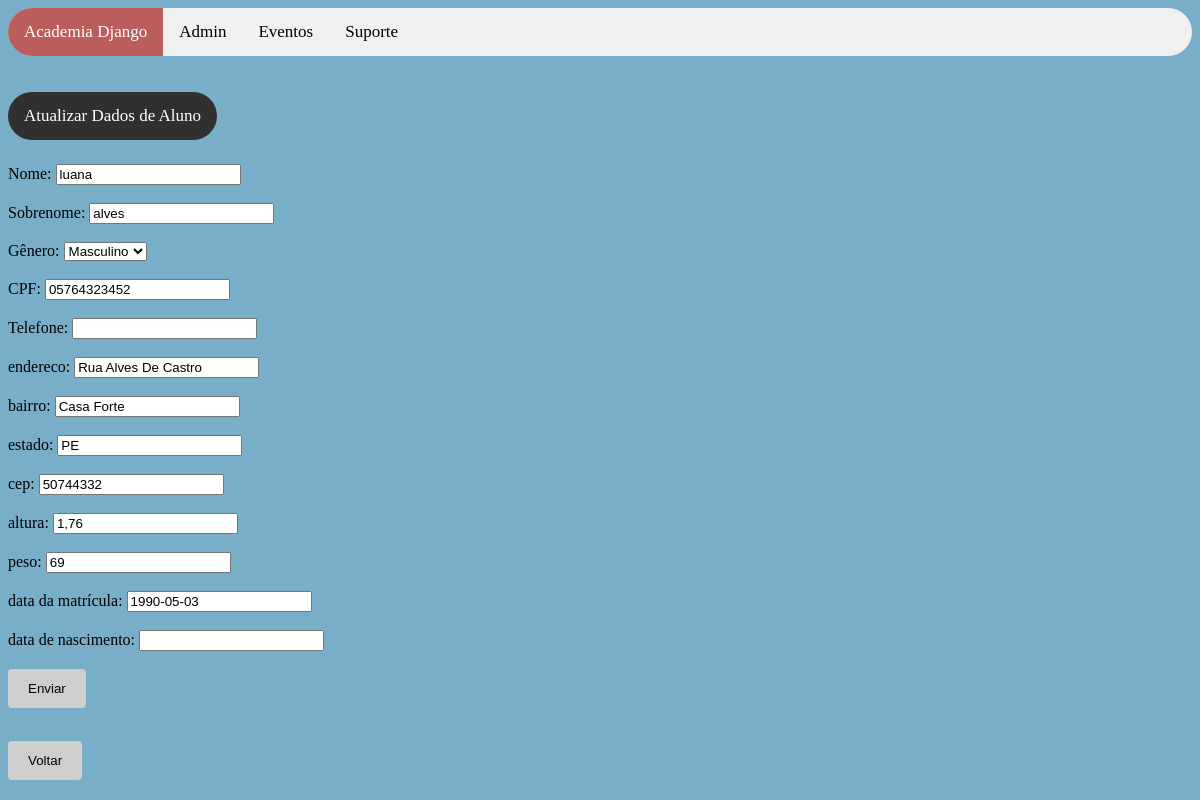
The app's page /sistema/atualizar_dados_aluno/4, older data.
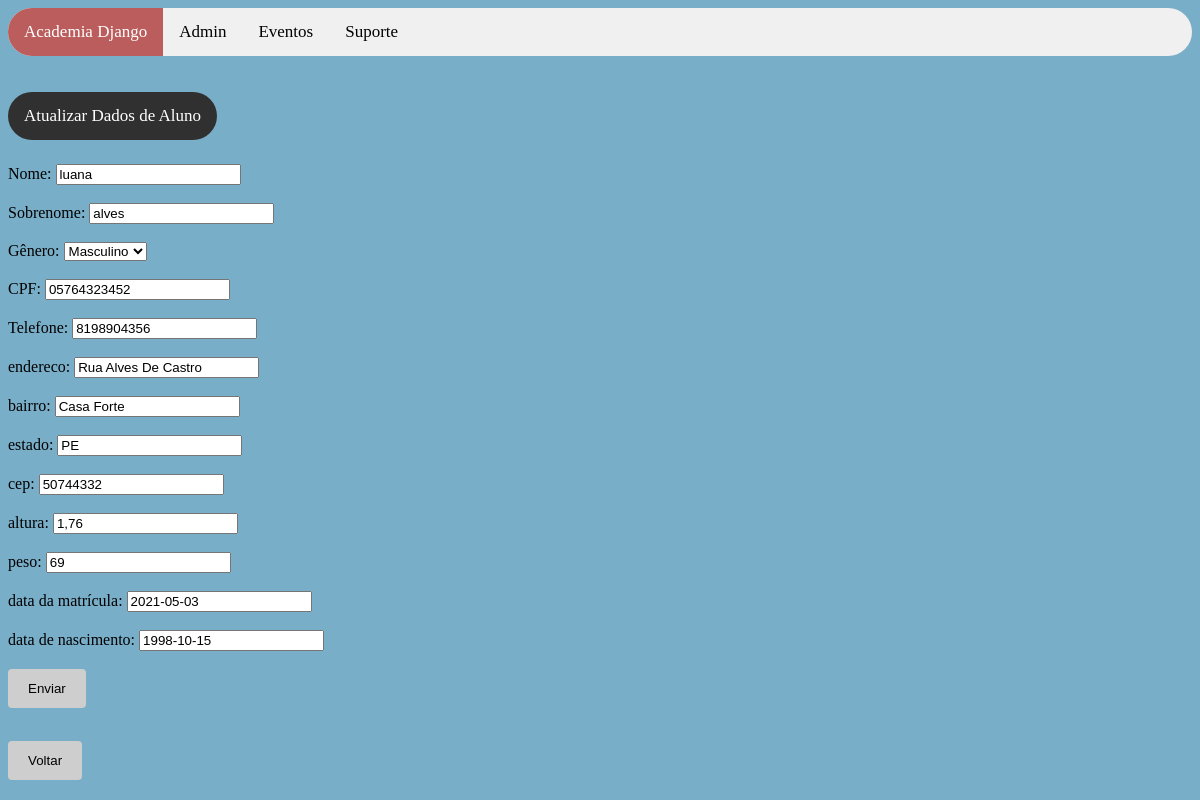
The same page, newer data.
### sistema/models.py (models this page shows)
class Aluno(models.Model):
    nome = models.CharField(
        max_length = 200,
        null = False,
        blank = False
    )
    sobrenome = models.CharField(
        max_length = 200,
        null = False,
        blank = False
    )
    data_nascimento = models.DateField(
        null = True,
        blank = True
    )
    telefone = models.CharField(
        max_length = 14,
        null = False,
        blank = False
    )
    cpf = models.CharField(
        max_length = 14,
        null = False,
        blank = False
    )
    endereco = models.CharField(
        max_length = 200,
        null = False,
        blank = False
    )
    bairro = models.CharField(
        max_length = 100,
        null = False,
        blank = False,
        default=None
    )
    cep = models.CharField(
        max_length = 9,
        null = False,
        blank = False
    )
    cidade = models.CharField(
        max_length = 100,
        null = False,
        blank = False
    )
    estado = models.CharField(
        max_length = 2,
        null = False,
        blank = False
    )
    peso = models.CharField(
        max_length = 3,
        null = False,
        blank = False
    )
    altura = models.CharField(
        max_length = 4,
        null = False,
        blank = False
    )
    data_matricula = models.DateField(
        null = True,
        blank = True
    )
    genero_choices = (
        ("F", "Feminino"),
        ("M", "Masculino"),
        ("O", "Outro")
    )
    genero = models.CharField(
        max_length = 1,
        choices = genero_choices,
        null = True,
        blank = True
    )
    objects = models.Manager()

### sistema/views.py (the view)
# urls.py: path('atualizar_dados_aluno/<int:user_id>', views.atualizar_dados_aluno, name='atualizar_dados_aluno'),
def atualizar_dados_aluno(request, user_id):
    if request.method == 'GET':
        alunos = Aluno.objects.filter(id=user_id)
        contexto = {
            'alunos': alunos
        }
        return render(request, "atualizar_aluno.html", contexto)

### sistema/templates/atualizar_aluno.html (shortened to what this page needs)
{% load static %}
 <!DOCTYPE html>
<html>
<head>
    <link rel="stylesheet" href=" {% static 'css/style.css' %} "/>
</head>
<body>
<div class="topnav">
    <a class="active" href="http://{{request.get_host}}/sistema/inicio">Academia Django</a>
    <a href="http://{{request.get_host}}/admin" target="_blank">Admin</a>
    <a href="#emconstrucao">Eventos</a>
    <a href="mailto:suporte@academiadjango.com">Suporte</a>
</div>
<br/><br/>
    <a style="background-color: #303030;color: #fff; border-radius: 25px; padding: 14px 16px; text-align: center; float: left; font-size: 17px;"> Atualizar Dados de Aluno </a>
<br/><br/><br/><br/>
{% for alunos in alunos %}
<form action="http://{{request.get_host}}/sistema/atualizar_alunos" method="POST">
  <label>Nome: </label>
  <input type="text" name="nome" value="{{alunos.nome}}"/>
  <br></br>
  <label>Sobrenome: </label>
  <input type="text" name="sobrenome" value="{{alunos.sobrenome}}"/>
  <br></br>
  <label>Gênero: </label>
  <select id="genero" name="genero">
  <option value="M">Masculino</option>
  </select>
    <br></br>
  <label>CPF: </label>
  <input type="text" name="cpf" value="{{alunos.cpf}}"/>
  <br></br>
  <label>Telefone: </label>
  <input type="text" name="telefone" value="{{alunos.telefone}}"/>
  <br></br>
  <label>endereco: </label>
  <input type="text" name="endereco" value="{{alunos.endereco}}"/>
  <br></br>
  <label>bairro: </label>
  <input type="text" name="bairro" value="{{alunos.bairro}}"/>
  <br></br>
  <label>estado: </label>
  <input type="text" name="estado" value="{{alunos.estado}}"/>
  <br></br>
  <label>cep: </label>
  <input type="text" name="cep" value="{{alunos.cep}}"/>
  <br></br>
  <label>altura: </label>
  <input type="text" name="altura" value="{{alunos.altura}}"/>
  <br></br>
  <label>peso: </label>
  <input type="text" name="peso" value="{{alunos.peso}}"/>
  <br></br>
  <label>data da matrícula: </label>
  <input type="text" value="{{alunos.data_matricula|date:"Y-m-d" }}" name="data_matricula" value="{{alunos.data_matricula}}"/>
  <br></br>
  <label>data de nascimento: </label>
  <input type="text" value="{{alunos.data_nascimento|date:"Y-m-d" }}" name="data_nascimento" value="{{alunos.data_nascimento}}"/>
  <br></br>
  <input type="submit" value="Enviar">
</form>
    <br/><br/>
    <br/><br/>
    <form action="http://{{request.get_host}}/sistema/inicio">
    <input type="submit" value="Voltar">
    </form>
{% endfor %}
</body>
</html>

Row changes from the older to the newer data that the page shows:
changed Aluno "luana": telefone (not shown) → "8198904356"; data_matricula "1990-05-03" → "2021-05-03"; data_nascimento (not shown) → "1998-10-15"
